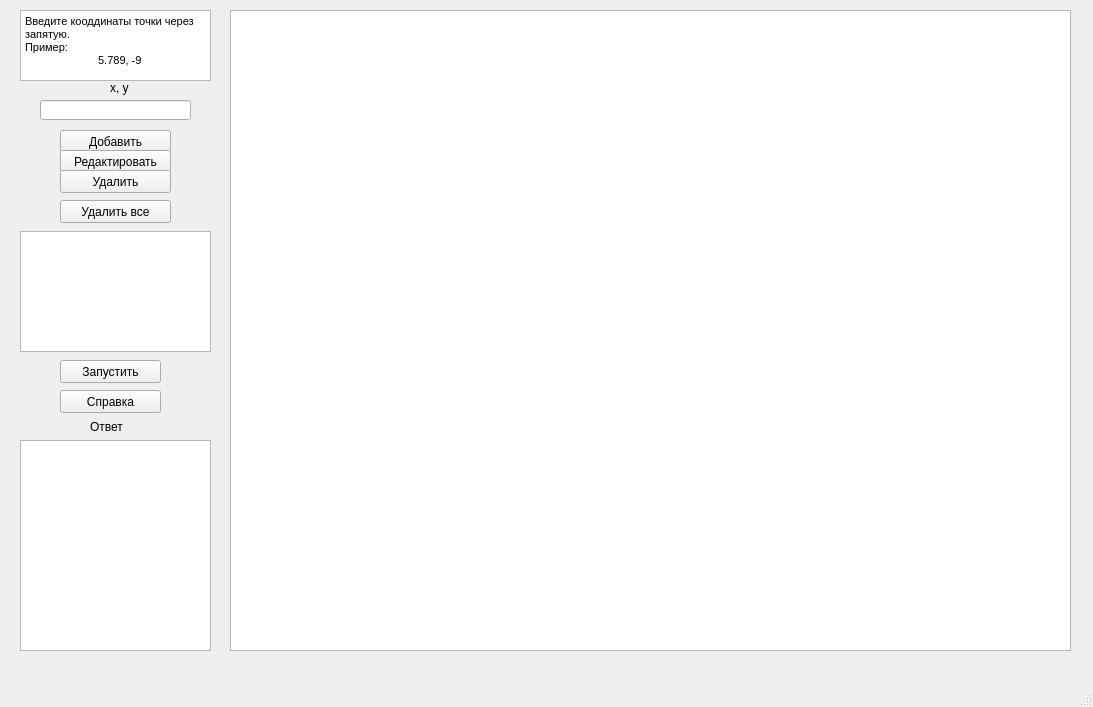
<?xml version="1.0" encoding="UTF-8"?>
<ui version="4.0">
 <class>MainWindow</class>
 <widget class="QMainWindow" name="MainWindow">
  <property name="geometry">
   <rect>
    <x>0</x>
    <y>0</y>
    <width>1093</width>
    <height>707</height>
   </rect>
  </property>
  <property name="windowTitle">
   <string>MainWindow</string>
  </property>
  <widget class="QWidget" name="centralwidget">
   <widget class="QGraphicsView" name="QCanvas">
    <property name="geometry">
     <rect>
      <x>230</x>
      <y>10</y>
      <width>841</width>
      <height>641</height>
     </rect>
    </property>
   </widget>
   <widget class="QPushButton" name="btn_add_point">
    <property name="geometry">
     <rect>
      <x>60</x>
      <y>130</y>
      <width>111</width>
      <height>23</height>
     </rect>
    </property>
    <property name="text">
     <string>Добавить</string>
    </property>
   </widget>
   <widget class="QListWidget" name="listWidget">
    <property name="enabled">
     <bool>true</bool>
    </property>
    <property name="geometry">
     <rect>
      <x>20</x>
      <y>231</y>
      <width>191</width>
      <height>121</height>
     </rect>
    </property>
   </widget>
   <widget class="QPushButton" name="btn_edit_point">
    <property name="geometry">
     <rect>
      <x>60</x>
      <y>150</y>
      <width>111</width>
      <height>23</height>
     </rect>
    </property>
    <property name="text">
     <string>Редактировать</string>
    </property>
   </widget>
   <widget class="QPushButton" name="btn_del_point">
    <property name="geometry">
     <rect>
      <x>60</x>
      <y>170</y>
      <width>111</width>
      <height>23</height>
     </rect>
    </property>
    <property name="text">
     <string>Удалить</string>
    </property>
   </widget>
   <widget class="QPushButton" name="btn_task">
    <property name="geometry">
     <rect>
      <x>60</x>
      <y>390</y>
      <width>101</width>
      <height>23</height>
     </rect>
    </property>
    <property name="text">
     <string>Справка</string>
    </property>
   </widget>
   <widget class="QPushButton" name="btn_run_app">
    <property name="geometry">
     <rect>
      <x>60</x>
      <y>360</y>
      <width>101</width>
      <height>23</height>
     </rect>
    </property>
    <property name="text">
     <string>Запустить</string>
    </property>
   </widget>
   <widget class="QTextBrowser" name="text_answer">
    <property name="geometry">
     <rect>
      <x>20</x>
      <y>440</y>
      <width>191</width>
      <height>211</height>
     </rect>
    </property>
   </widget>
   <widget class="QLabel" name="lbl_answer">
    <property name="geometry">
     <rect>
      <x>90</x>
      <y>420</y>
      <width>47</width>
      <height>13</height>
     </rect>
    </property>
    <property name="text">
     <string>Ответ</string>
    </property>
   </widget>
   <widget class="QPushButton" name="btn_del_all">
    <property name="geometry">
     <rect>
      <x>60</x>
      <y>200</y>
      <width>111</width>
      <height>23</height>
     </rect>
    </property>
    <property name="text">
     <string>Удалить все</string>
    </property>
   </widget>
   <widget class="QTextBrowser" name="textBrowser">
    <property name="geometry">
     <rect>
      <x>20</x>
      <y>10</y>
      <width>191</width>
      <height>71</height>
     </rect>
    </property>
    <property name="html">
     <string>&lt;!DOCTYPE HTML PUBLIC &quot;-//W3C//DTD HTML 4.0//EN&quot; &quot;http://www.w3.org/TR/REC-html40/strict.dtd&quot;&gt;
&lt;html&gt;&lt;head&gt;&lt;meta name=&quot;qrichtext&quot; content=&quot;1&quot; /&gt;&lt;style type=&quot;text/css&quot;&gt;
p, li { white-space: pre-wrap; }
&lt;/style&gt;&lt;/head&gt;&lt;body style=&quot; font-family:'MS Shell Dlg 2'; font-size:8.25pt; font-weight:400; font-style:normal;&quot;&gt;
&lt;p style=&quot; margin-top:0px; margin-bottom:0px; margin-left:0px; margin-right:0px; -qt-block-indent:0; text-indent:0px;&quot;&gt;Введите кооддинаты точки через запятую.&lt;/p&gt;
&lt;p style=&quot; margin-top:0px; margin-bottom:0px; margin-left:0px; margin-right:0px; -qt-block-indent:0; text-indent:0px;&quot;&gt;Пример:&lt;/p&gt;
&lt;p style=&quot; margin-top:0px; margin-bottom:0px; margin-left:0px; margin-right:0px; -qt-block-indent:0; text-indent:0px;&quot;&gt;                        5.789, -9&lt;/p&gt;&lt;/body&gt;&lt;/html&gt;</string>
    </property>
   </widget>
   <widget class="QLabel" name="label">
    <property name="geometry">
     <rect>
      <x>110</x>
      <y>80</y>
      <width>31</width>
      <height>16</height>
     </rect>
    </property>
    <property name="text">
     <string>x, y</string>
    </property>
   </widget>
   <widget class="QLineEdit" name="coordinate">
    <property name="geometry">
     <rect>
      <x>40</x>
      <y>100</y>
      <width>151</width>
      <height>20</height>
     </rect>
    </property>
   </widget>
  </widget>
  <widget class="QMenuBar" name="menubar">
   <property name="geometry">
    <rect>
     <x>0</x>
     <y>0</y>
     <width>1093</width>
     <height>21</height>
    </rect>
   </property>
  </widget>
  <widget class="QStatusBar" name="statusbar"/>
 </widget>
 <resources/>
 <connections/>
</ui>
